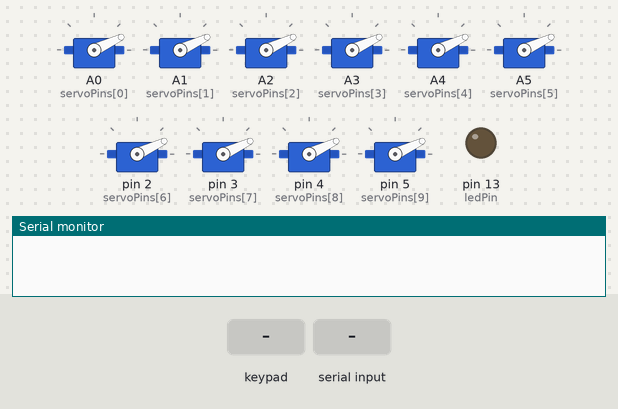
Recording of a sketch running on a simulated Arduino Uno, built with avr-gcc and run on an emulated ATmega328P. On the bench: 10 × servo, output pins drawn as LEDs (lit = HIGH), the last lines printed to the serial monitor. The inputs (shaded band) are chosen by the test bench.

Above: at 1.2 s.
1.3 s: keypad keys 9 8 7 6 pressed 0.4 s apart
At 3.9 s:
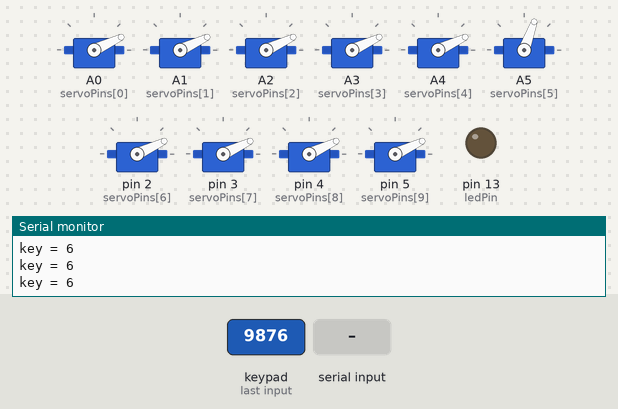
4.4 s: byte 32 (' ') received over Serial
At 5.1 s:
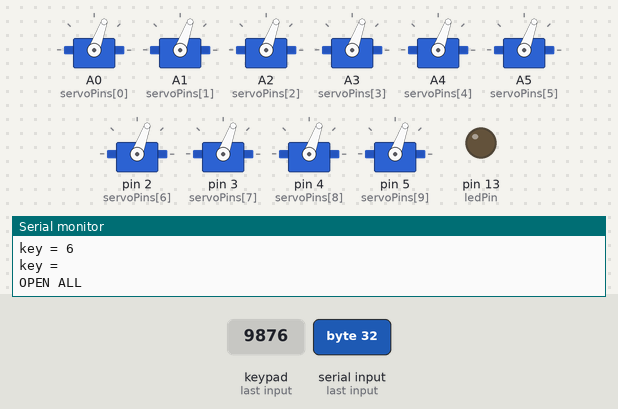
5.9 s: key '1' pressed
At 6.3 s:
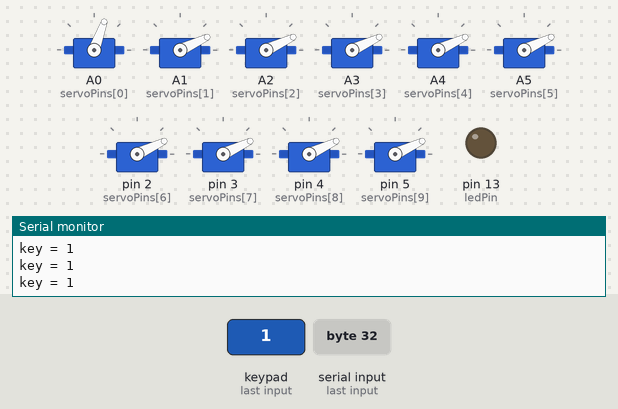
7.4 s: keypad keys 1 2 1 1 1 0 # pressed 0.4 s apart
At 8.0 s:
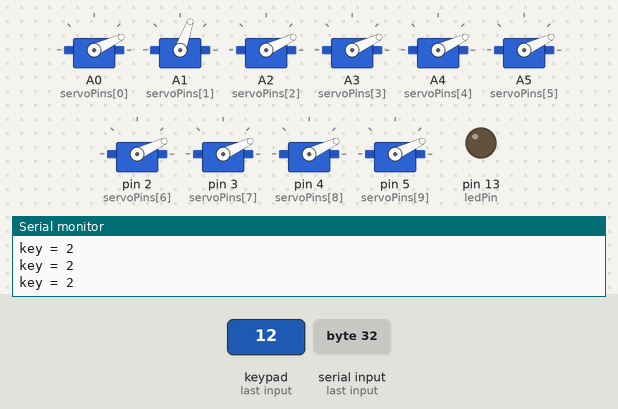
11.7 s: "3" received over Serial
At 12.9 s:
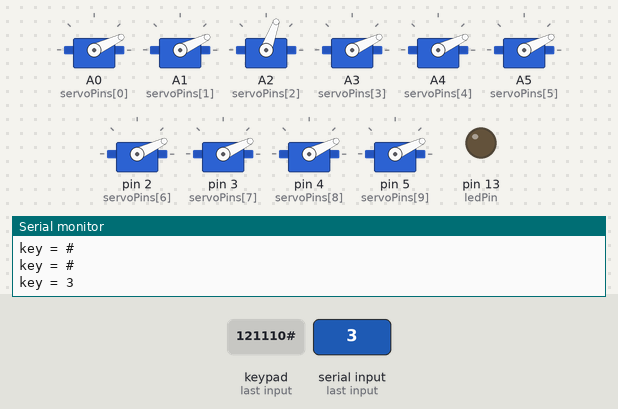
13.2 s: key '4' pressed
At 14.4 s:
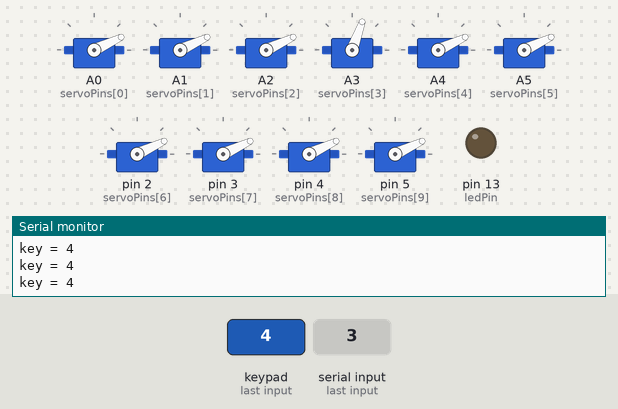
Timing chart, 0 to 15.7 s (numbered marks = the images above; inputs shaded):
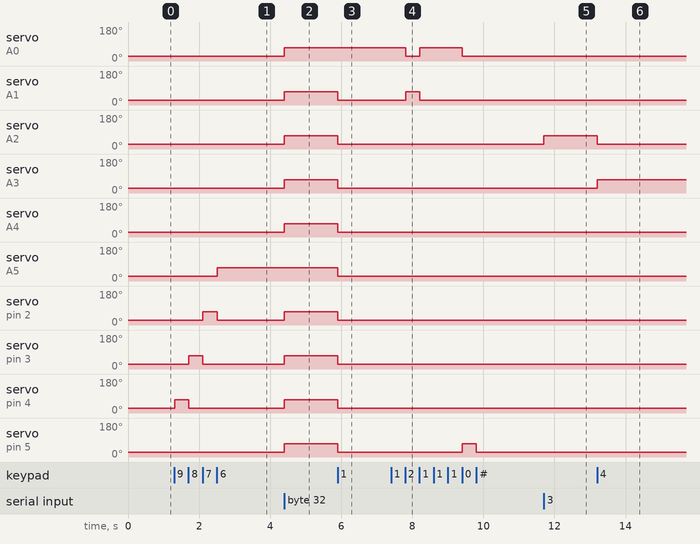

The sketch:

Arduino_Dust_Collector.ino
```cpp
/*
This script was created by Bob Clagett for I Like To Make Stuff
For more projects, check out iliketomakestuff.com

Parts of this sketch were taken from the keypad and servo sample sketches that comes with the keypad and servo libraries.
*/


#include <ctype.h>
#include <Servo.h>
#include <Keypad.h>

const byte servoCount = 10;
const int OPEN_ALL = 100;
const int CLOSE_ALL = 99;
const int openPos = 70;
const int closedPos = 25;

static Servo servoList[servoCount];
int servoPins[servoCount] = { A0, A1, A2, A3, A4, A5, 2, 3, 4, 5 };

const byte ROWS = 4; //four rows
const byte COLS = 3; //three columns
// Define the keymaps.  The blank spot (lower left) is the space character.
char numberKeys[ROWS][COLS] = {
  { '1','2','3'   }
  ,
  { '4','5','6'   }
  ,
  { '7','8','9'   }
  ,
  { ' ','0','#'   }
};

int keypadRows[ROWS] = { 9,8,7,6 };
int keypadCols[COLS] = { 12,11,10 };

byte keypadRows_byte[ROWS] = { keypadRows[0], keypadRows[1], keypadRows[2], keypadRows[3] };
byte keypadCols_byte[COLS] = { keypadCols[0], keypadCols[1], keypadCols[2] };

// Create two new keypads, one is a number pad and the other is a letter pad.
Keypad numpad( makeKeymap(numberKeys), keypadRows_byte, keypadCols_byte, sizeof(keypadRows_byte), sizeof(keypadCols_byte) );

const byte ledPin = 13;  // Use the LED on pin 13.

void setup() {
  Serial.begin(9600);
  pinMode(13, OUTPUT);

  pinMode(keypadRows[0], INPUT);
  pinMode(keypadRows[1], INPUT);
  pinMode(keypadRows[2], INPUT);
  pinMode(keypadRows[3], INPUT);

  pinMode(keypadCols[0], INPUT);
  pinMode(keypadCols[1], INPUT);
  pinMode(keypadCols[2], INPUT);

  pinMode(servoPins[0], OUTPUT);
  pinMode(servoPins[1], OUTPUT);
  pinMode(servoPins[2], OUTPUT);
  pinMode(servoPins[3], OUTPUT);
  pinMode(servoPins[4], OUTPUT);
  pinMode(servoPins[5], OUTPUT);
  pinMode(servoPins[6], OUTPUT);
  pinMode(servoPins[7], OUTPUT);
  pinMode(servoPins[8], OUTPUT);
  pinMode(servoPins[9], OUTPUT);

  numpad.begin( makeKeymap(numberKeys) );
  numpad.addEventListener(keypadEvent_num);  // Add an event listener.
  numpad.setHoldTime(500);                   // Default is 1000mS

  servoList[0].attach(servoPins[0]);
  servoList[1].attach(servoPins[1]);
  servoList[2].attach(servoPins[2]);
  servoList[3].attach(servoPins[3]);
  servoList[4].attach(servoPins[4]);
  servoList[5].attach(servoPins[5]);
  servoList[6].attach(servoPins[6]);
  servoList[7].attach(servoPins[7]);
  servoList[8].attach(servoPins[8]);
  servoList[9].attach(servoPins[9]);

  setServoState(CLOSE_ALL); //reset all servos
}

char key;
static char virtKey = NO_KEY;      // Stores the last virtual key press. (Alpha keys only)
static char physKey = NO_KEY;      // Stores the last physical key press. (Alpha keys only)
static char buildStr[12];
static byte buildCount;
static byte pressCount;
static byte kpadState;

void loop() {
  key = numpad.getKey( );
}

void serialEvent() {
  while (Serial.available()) {
    key = Serial.read();
    kpadState = PRESSED;
    swOnState(key);
    kpadState = RELEASED;
  }
}

// Take care of some special events.
void setServoState(char number) {
  int thisServ = 0;
  int val;
  boolean ignoreAll = false;
  switch (number){
  case '1':
    val = 0;
    break;
  case '2':
    val = 1;
    break;
  case '3':
    val = 2;
    break;
  case '4':
    val = 3;
    break;
  case '5':
    val = 4;
    break;
  case '6':
    val = 5;
    break;
  case '7':
    val = 6;
    break;
  case '8':
    val = 7;
    break;
  case '9':
    val = 8;
    break;
  case '0':
    val = 9;
    break;
  default:
    val=number;
    break;
  }
  if(!ignoreAll){
    for(thisServ = 0; thisServ < servoCount; thisServ += 1){
      int newPos = 0;
      if(thisServ == val or val == OPEN_ALL){
        newPos = openPos;
      }
      else {
        newPos = closedPos;
      }
      servoList[thisServ].write(newPos);
    }
  }
}

void keypadEvent_num( KeypadEvent key ) {
  // in here when using number keypad
  kpadState = numpad.getState();
  swOnState( key );

} // end numbers keypad events

void swOnState( char key ) {
  Serial.print("key = ");
  Serial.print(key);
  Serial.println();

  switch( kpadState ) {
  case PRESSED:

    if (isdigit(key) || key == ' ' || key == '.'){
      setServoState(key);
    }
    if (key == '#') {
      Serial.print("CLOSE ALL");
      Serial.println();
      setServoState(CLOSE_ALL);
    }
    if (key == ' ') {
      Serial.print("OPEN ALL");
      Serial.println();
      setServoState(OPEN_ALL);
    }
    break;
  case HOLD:
    if (key == '#')  {               // Toggle between keymaps.
    }
    else  {                          // Some key other than '#' was pressed.

    }
    break;

  case RELEASED:
    break;
  }  // end switch-case
}// end switch on state function
```

Measured:
- after the input at 1.3 s, servo on A5 (servoPins[5]): 25° → 70° after 1.2 s; servo on pin 2 (servoPins[6]): 25° → 70° after 0.81 s, → 25° 0.40 s later; servo on pin 3 (servoPins[7]): 25° → 70° after 0.40 s, → 25° 0.40 s later; servo on pin 4 (servoPins[8]): 25° → 70° at once, → 25° 0.39 s later
- after the input at 4.4 s, servo on A0 (servoPins[0]), servo on A1 (servoPins[1]), servo on A2 (servoPins[2]), servo on A3 (servoPins[3]), servo on A4 (servoPins[4]), servo on pin 2 (servoPins[6]), servo on pin 3 (servoPins[7]), servo on pin 4 (servoPins[8]), servo on pin 5 (servoPins[9]): 25° → 70° at once
- after the input at 5.9 s, servo on A1 (servoPins[1]), servo on A2 (servoPins[2]), servo on A3 (servoPins[3]), servo on A4 (servoPins[4]), servo on A5 (servoPins[5]), servo on pin 2 (servoPins[6]), servo on pin 3 (servoPins[7]), servo on pin 4 (servoPins[8]), servo on pin 5 (servoPins[9]): 70° → 25° at once
- after the input at 7.4 s, servo on A0 (servoPins[0]): 70° → 25° after 0.41 s, → 70° 0.39 s later, → 25° 1.2 s later; servo on A1 (servoPins[1]): 25° → 70° after 0.41 s, → 25° 0.39 s later; servo on pin 5 (servoPins[9]): 25° → 70° after 2.0 s, → 25° 0.40 s later
- after the input at 11.7 s, servo on A2 (servoPins[2]): 25° → 70° at once
- after the input at 13.2 s, servo on A2 (servoPins[2]): 70° → 25° at once; servo on A3 (servoPins[3]): 25° → 70° at once
